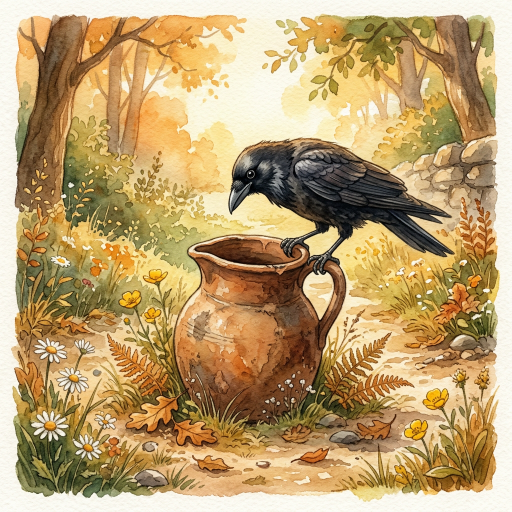
#> input picture tools/crow_master.png, 1024 x 1024 px (shown at 1/2 size)
$ python paint_crow.py crow_master.png
#> lines starting #> are read from the running program, lines starting #| are printed output that depends on the picture
# -*- coding: utf-8 -*-
"""乌鸦喝水：以 crow-2.png 为母版，固定壶口区域逐页改画水位+石子，保证壶/乌鸦/背景一模一样。"""
import math, random
from PIL import Image, ImageDraw, ImageFilter

import os
MASTER = os.path.join(os.path.dirname(__file__), 'crow_master.png')   # crow-2 原图备份，避免被输出覆盖
OUT = os.path.join(os.path.dirname(__file__), '..', 'public', 'stories')
EXT = {'crow-2': 'png', 'crow-3': 'png', 'crow-4': 'png', 'crow-5': 'jpg', 'crow-6': 'png'}  # 沿用 stories.js 现有引用扩展名
# 壶口椭圆（原图 1024² 坐标）
MOUTH = dict(cx=470, cy=520, rx=90, ry=33, tilt=-8)

def epoly(cx, cy, rx, ry, tilt=0, n=80):
    t = math.radians(tilt); ct, st = math.cos(t), math.sin(t)
    return [(cx + rx*math.cos(2*math.pi*i/n)*ct - ry*math.sin(2*math.pi*i/n)*st,
             cy + rx*math.cos(2*math.pi*i/n)*st + ry*math.sin(2*math.pi*i/n)*ct) for i in range(n)]

def paint(level, n_stones):
#> called with level = 0.26, n_stones = 0
    base = Image.open(MASTER).convert('RGBA')
    ov = Image.new('RGBA', base.size, (0,0,0,0))
#> ov: PIL image 1024x1024 RGBA; every value is 0
    d = ImageDraw.Draw(ov)
    m = MOUTH
    # 1) 整个壶口先压成深色 = 壶内深度（空的部分保持暗）
    d.polygon(epoly(m['cx'], m['cy'], m['rx'], m['ry'], m['tilt']), fill=(38,28,20,205))
    # 2) 石子先于水面绘制，沉在壶底（水会半透盖上去）
    rnd = random.Random(7)
    stones = []
    for i in range(n_stones):
        ang = rnd.uniform(0.12*math.pi, 0.88*math.pi)
        rr = rnd.uniform(0.1, 0.78)
        sx = m['cx'] + math.cos(ang)*m['rx']*rr
        sy = m['cy'] + math.sin(ang)*m['ry']*0.62 + m['ry']*0.18
        s = rnd.uniform(8, 13)
        stones.append((sx, sy, s))
        d.ellipse([sx-s, sy-s*0.8, sx+s, sy+s*0.8], fill=(110,108,114,235))
        d.ellipse([sx-s*0.55, sy-s*0.62, sx+s*0.1, sy], fill=(168,168,175,210))
#> after the loop, stones = []
    # 3) 水面：竖直填充比例随 level 大幅变化（低=底部一小汪，高=几乎填满壶口）
    ryw = m['ry']*(0.30 + 0.68*level)
    rxw = m['rx']*(0.55 + 0.43*level)
    cyw = m['cy'] + m['ry'] - ryw          # 水面贴着壶底往上长
    lighten = int(level*55)
    water = (62+lighten, 128+lighten//2, 150+lighten//3)
    main_a = int(150 + 65*level)           # 高水位更实
    for df, da in [(1.0, main_a), (0.82, 80)]:
        d.polygon(epoly(m['cx'], cyw, rxw*df, ryw*df, m['tilt']), fill=water + (da,))
    # 水面高光条（高水位更亮更宽）
    d.polygon(epoly(m['cx']-rxw*0.16, cyw-ryw*0.34, rxw*(0.45+0.15*level), ryw*0.28, m['tilt']),
              fill=(205, 228, 234, int(110+70*level)))
    ov = ov.filter(ImageFilter.GaussianBlur(1.2))
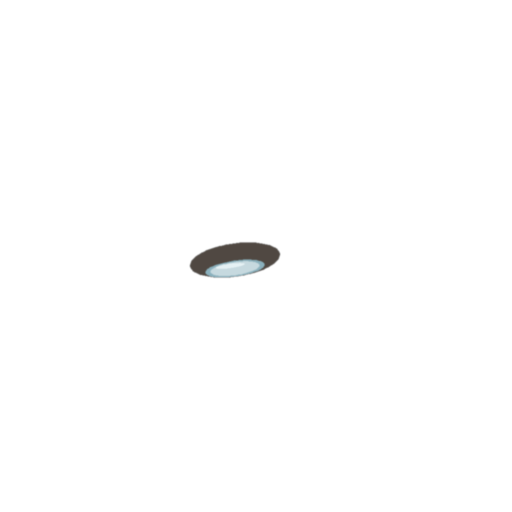
#> ov: PIL image 1024x1024 RGBA (shown at 1/2 size); mean R, G, B, A 0.5, 0.6, 0.6, 1.6; transparent parts drawn white
    return Image.alpha_composite(base, ov).convert('RGB')

# 页 -> (水位, 石子数)  对应 crow-2..6
PAGES = {
    'crow-2': (0.26, 0),   # 发现一壶水（水浅）
    'crow-3': (0.14, 0),   # 水太浅了（很低、大片深色）
    'crow-4': (0.30, 4),   # 丢进小石头
    'crow-5': (0.62, 8),   # 水慢慢升上来
    'crow-6': (0.94, 12),  # 喝到水啦（几乎满）
}

if __name__ == '__main__':
    import sys
    test = '--test' in sys.argv
    for name, (lv, ns) in PAGES.items():
        img = paint(lv, ns)
        path = (f'/tmp/{name}_new.jpg' if test else f'{OUT}/{name}.{EXT[name]}')
        img.save(path, quality=92)
        print('saved', path)
